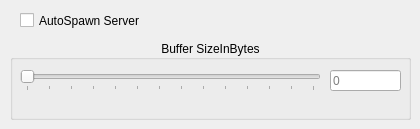
      <widget class="QWidget" name="page_7">
       <widget class="QCheckBox" name="jackAutospawnCheckBox">
        <property name="geometry">
         <rect>
          <x>20</x>
          <y>10</y>
          <width>141</width>
          <height>21</height>
         </rect>
        </property>
        <property name="text">
         <string>AutoSpawn Server</string>
        </property>
       </widget>
       <widget class="QGroupBox" name="groupBox_7">
        <property name="geometry">
         <rect>
          <x>10</x>
          <y>40</y>
          <width>401</width>
          <height>80</height>
         </rect>
        </property>
        <property name="toolTip">
         <string>The update buffer size, in samples, that the backend
will keep buffered to handle the server's real-time
processing requests. Must be a power of 2.</string>
        </property>
        <property name="title">
         <string>Buffer SizeInBytes</string>
        </property>
        <property name="alignment">
         <set>Qt::AlignCenter</set>
        </property>
        <widget class="QLineEdit" name="jackBufferSizeLine">
         <property name="geometry">
          <rect>
           <x>320</x>
           <y>30</y>
           <width>71</width>
           <height>21</height>
          </rect>
         </property>
         <property name="placeholderText">
          <string>0</string>
         </property>
        </widget>
        <widget class="QSlider" name="jackBufferSizeSlider">
         <property name="geometry">
          <rect>
           <x>10</x>
           <y>30</y>
           <width>301</width>
           <height>21</height>
          </rect>
         </property>
         <property name="maximum">
          <number>13</number>
         </property>
         <property name="singleStep">
          <number>1</number>
         </property>
         <property name="pageStep">
          <number>4</number>
         </property>
         <property name="orientation">
          <enum>Qt::Horizontal</enum>
         </property>
         <property name="tickPosition">
          <enum>QSlider::TicksBelow</enum>
         </property>
         <property name="tickInterval">
          <number>1</number>
         </property>
        </widget>
       </widget>
      </widget>
